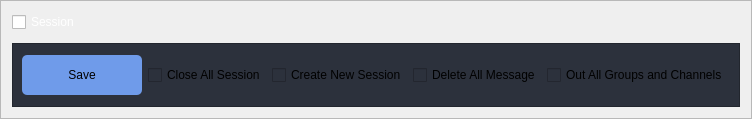
                            <widget class="QFrame" name="frame_49">
                             <property name="enabled">
                              <bool>true</bool>
                             </property>
                             <property name="minimumSize">
                              <size>
                               <width>0</width>
                               <height>100</height>
                              </size>
                             </property>
                             <property name="maximumSize">
                              <size>
                               <width>16777215</width>
                               <height>16777215</height>
                              </size>
                             </property>
                             <property name="styleSheet">
                              <string notr="true">
#frame_49{
background-color: rgb(52, 59, 72);
border: 2px solid rgb(64, 71, 88);
}
</string>
                             </property>
                             <property name="frameShape">
                              <enum>QFrame::StyledPanel</enum>
                             </property>
                             <property name="frameShadow">
                              <enum>QFrame::Raised</enum>
                             </property>
                             <layout class="QVBoxLayout" name="verticalLayout_45">
                              <property name="spacing">
                               <number>11</number>
                              </property>
                              <property name="leftMargin">
                               <number>11</number>
                              </property>
                              <property name="topMargin">
                               <number>11</number>
                              </property>
                              <property name="rightMargin">
                               <number>11</number>
                              </property>
                              <property name="bottomMargin">
                               <number>11</number>
                              </property>
                              <item>
                               <widget class="QCheckBox" name="checkBox_16">
                                <property name="styleSheet">
                                 <string notr="true">font: 10pt &quot;Alata&quot;;
color: rgb(255, 255, 255);
</string>
                                </property>
                                <property name="text">
                                 <string>Session</string>
                                </property>
                               </widget>
                              </item>
                              <item>
                               <widget class="QFrame" name="frame_50">
                                <property name="minimumSize">
                                 <size>
                                  <width>0</width>
                                  <height>0</height>
                                 </size>
                                </property>
                                <property name="maximumSize">
                                 <size>
                                  <width>16777215</width>
                                  <height>16777215</height>
                                 </size>
                                </property>
                                <property name="styleSheet">
                                 <string notr="true">background-color: rgb(44, 49, 60);</string>
                                </property>
                                <property name="frameShape">
                                 <enum>QFrame::StyledPanel</enum>
                                </property>
                                <property name="frameShadow">
                                 <enum>QFrame::Raised</enum>
                                </property>
                                <layout class="QHBoxLayout" name="horizontalLayout_34">
                                 <property name="topMargin">
                                  <number>11</number>
                                 </property>
                                 <property name="rightMargin">
                                  <number>11</number>
                                 </property>
                                 <property name="bottomMargin">
                                  <number>11</number>
                                 </property>
                                 <item>
                                  <widget class="QPushButton" name="pushButton_41">
                                   <property name="minimumSize">
                                    <size>
                                     <width>120</width>
                                     <height>40</height>
                                    </size>
                                   </property>
                                   <property name="maximumSize">
                                    <size>
                                     <width>120</width>
                                     <height>40</height>
                                    </size>
                                   </property>
                                   <property name="styleSheet">
                                    <string notr="true">QPushButton:pressed {
font: 10pt &quot;Alata&quot;;
    background-color: qlineargradient(spread:pad, x1:0, y1:0, x2:0, y2:1,   stop:0 rgba(60, 186, 162, 255), stop:1 rgba(98, 211, 162, 255))
}
QPushButton {
   
	background-color: rgb(111, 155, 234);
     border-radius: 5px;
}

QPushButton:disabled {
    background-color: rgb(170, 170, 127)
}</string>
                                   </property>
                                   <property name="text">
                                    <string>Save</string>
                                   </property>
                                  </widget>
                                 </item>
                                 <item>
                                  <widget class="QCheckBox" name="checkBox_20">
                                   <property name="text">
                                    <string>Close All Session</string>
                                   </property>
                                  </widget>
                                 </item>
                                 <item>
                                  <widget class="QCheckBox" name="checkBox_19">
                                   <property name="text">
                                    <string>Create New Session</string>
                                   </property>
                                  </widget>
                                 </item>
                                 <item>
                                  <widget class="QCheckBox" name="checkBox_5">
                                   <property name="text">
                                    <string>Delete All Message</string>
                                   </property>
                                  </widget>
                                 </item>
                                 <item>
                                  <widget class="QCheckBox" name="checkBox_8">
                                   <property name="text">
                                    <string>Out All Groups and Channels</string>
                                   </property>
                                  </widget>
                                 </item>
                                </layout>
                               </widget>
                              </item>
                             </layout>
                            </widget>
